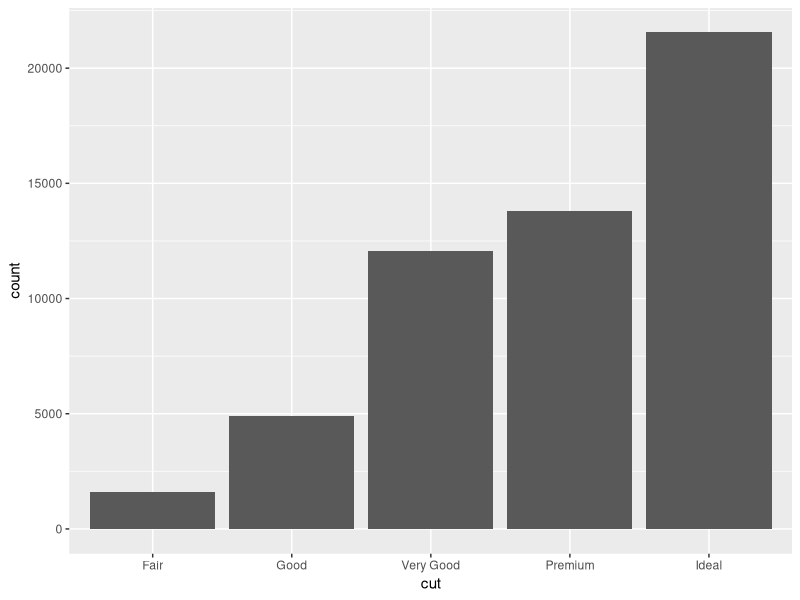
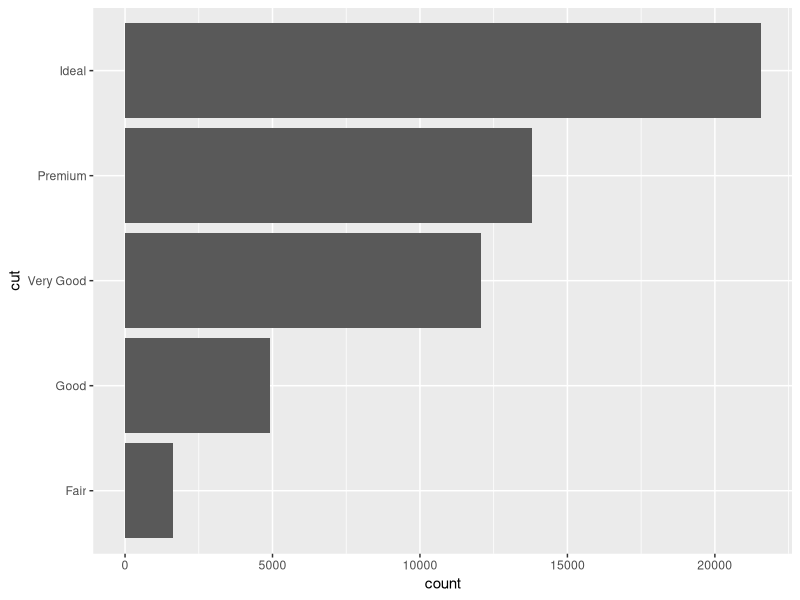
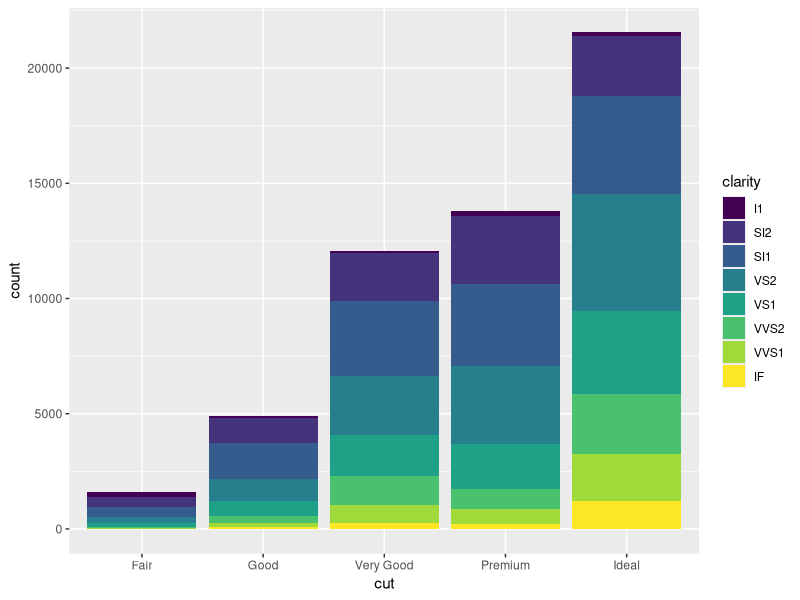
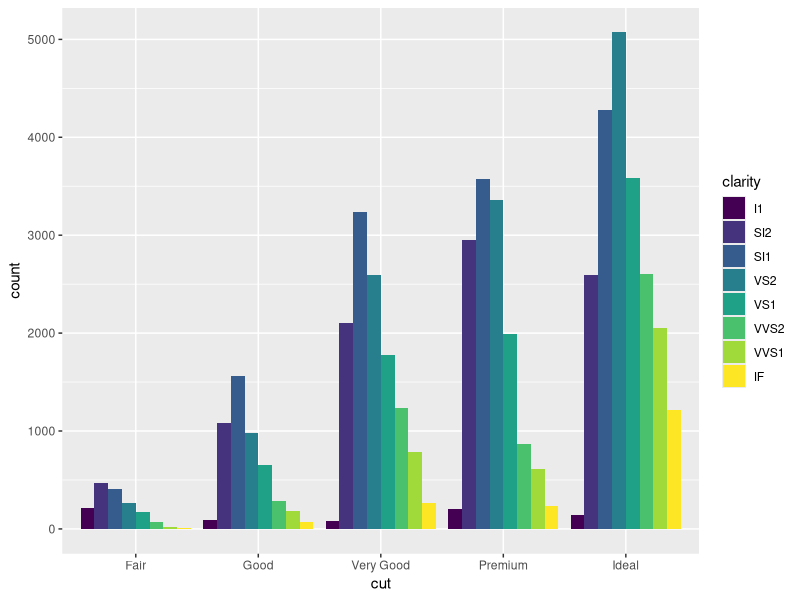
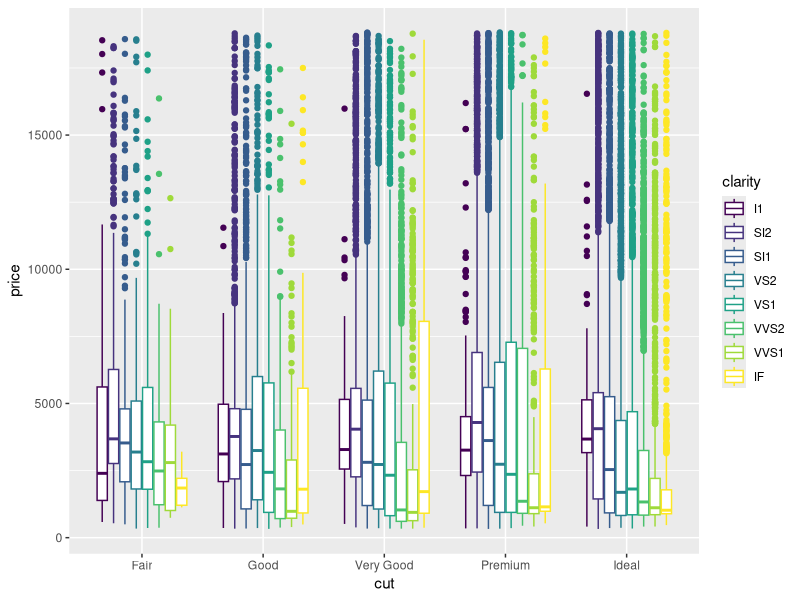
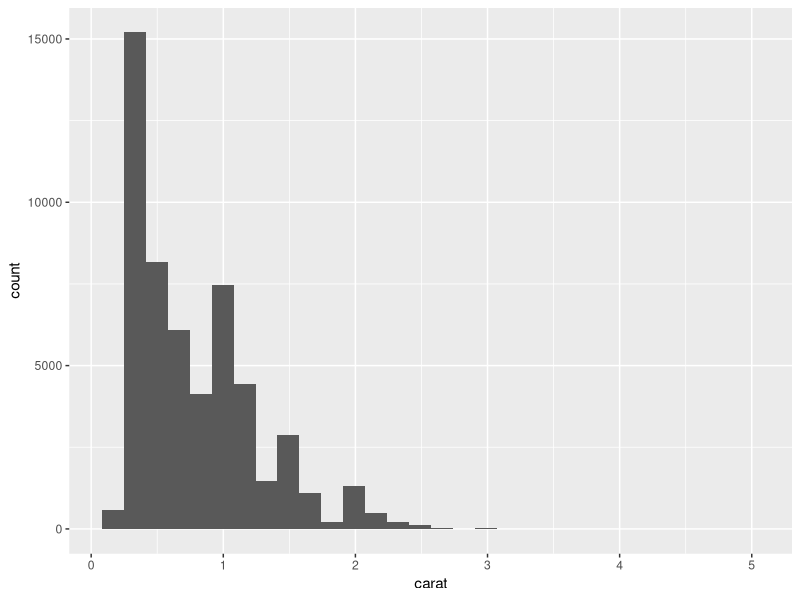
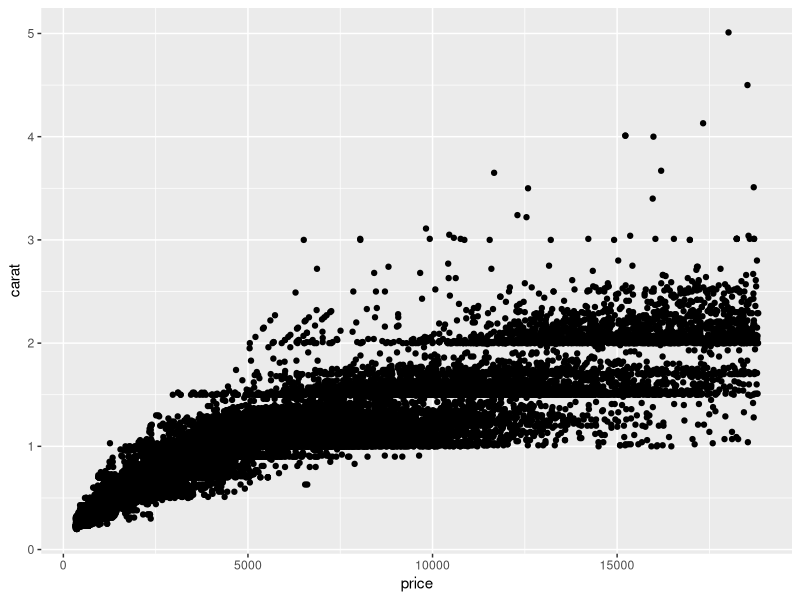
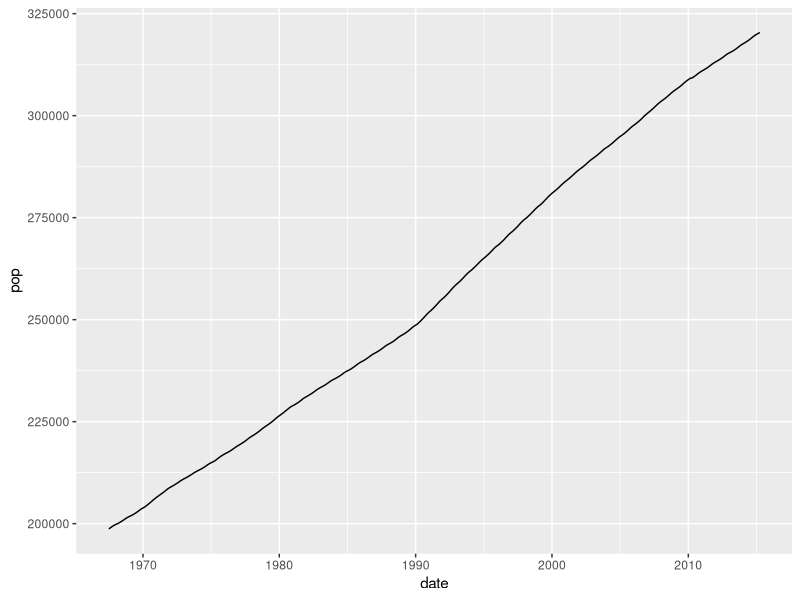

Write R code to recreate these figures, in order.
## ---- chunk 1
#install.packages("ggplot2")
library(ggplot2)
## ---- chunk 2
head(diamonds)
## ---- chunk 3
head(economics)
## ---- chunk 4
# Most occurring diamonds (change fill with "fill = ", change line colour with "colour = ")
diamonds |> 
  ggplot(mapping = aes(x = cut)) +
  geom_bar()
## ---- chunk 5
diamonds |> 
  ggplot(mapping = aes(y = cut)) +
  geom_bar()
## ---- chunk 6
diamonds |> 
  ggplot(mapping = aes(x = cut, fill = clarity), position = "fill") +
  geom_bar()
## ---- chunk 7
ggplot(data = diamonds) + 
  geom_bar(mapping = aes(x = cut, fill = clarity), position = "dodge")
## ---- chunk 8
diamonds |> 
  ggplot(mapping = aes(x = cut, y = price, colour = clarity)) +
  geom_boxplot()
## ---- chunk 9
#Check for the distribution of diamond carat
diamonds |> 
  ggplot(aes(x = carat)) +
  geom_histogram()
## ---- chunk 10
# Check for the relationship between diamond price and carat
diamonds |> 
  ggplot(aes(x = price, y = carat)) +
  geom_point()
## ---- chunk 11
economics |> 
  ggplot(aes(x = date, y = pop)) +
  geom_line()
## ---- chunk 12
diamonds |> 
  ggplot(mapping = aes(x = cut, y = price, colour = cut)) +
  geom_boxplot() +
  labs(x = "Cut", y = "Price", title = "Diamond Cut against Price", )
## ---- chunk 13
diamonds |> 
  ggplot(mapping = aes(y = cut, fill = cut)) +
  geom_bar() +
  facet_grid(color ~ .)
